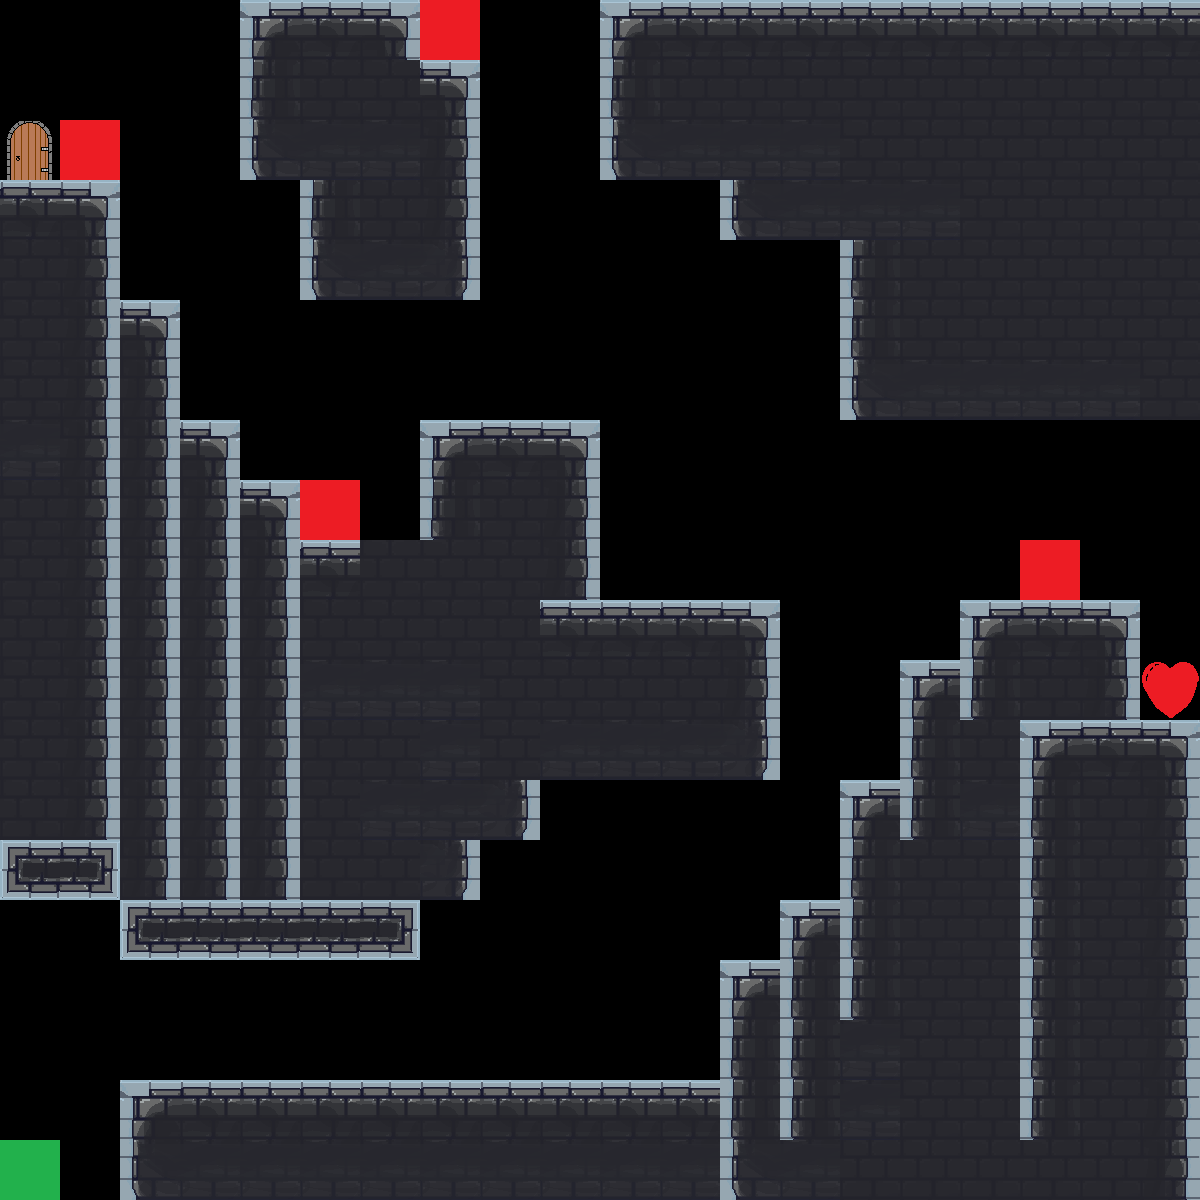

Tiled map render using the project's own tile images. Description and the whole map definition, tile-layer contents included, below:
An orthogonal 20x20 tile map with 60x60 px tiles, 1 tile layer (Слой тайлов 1).

<map version="1.4" tiledversion="1.4.3" orientation="orthogonal" renderorder="right-down" width="20" height="20" tilewidth="60" tileheight="60" infinite="0" nextlayerid="2" nextobjectid="1">
 <tileset firstgid="1" source="stonetileset.tsx" />
 <layer id="1" name="Слой тайлов 1" width="20" height="20">
  <data encoding="csv">
0,0,0,0,8,9,10,2,0,0,8,9,9,9,9,9,9,9,9,9,
0,0,0,0,15,16,16,10,0,0,15,16,16,16,16,16,16,16,16,16,
4,2,0,0,22,23,23,17,0,0,22,23,23,23,16,16,16,16,16,16,
9,10,0,0,0,15,16,17,0,0,0,0,22,23,23,23,16,16,16,16,
16,17,0,0,0,22,23,24,0,0,0,0,0,0,15,16,16,16,16,16,
16,17,10,0,0,0,0,0,0,0,0,0,0,0,15,16,16,16,16,16,
16,17,17,0,0,0,0,0,0,0,0,0,0,0,22,23,23,23,23,16,
23,17,17,10,0,0,0,8,9,10,0,0,0,0,0,0,0,0,0,0,
16,17,17,17,10,2,0,15,16,17,0,0,0,0,0,0,0,0,0,0,
16,17,17,17,17,9,16,16,16,17,0,0,0,0,0,0,0,2,0,0,
16,17,17,17,17,16,16,16,16,9,9,9,10,0,0,0,8,9,10,0,
16,17,17,17,17,23,23,23,16,16,16,16,17,0,0,8,15,16,17,6,
16,17,17,17,17,16,16,23,16,23,23,23,24,0,0,15,16,8,9,10,
16,17,17,17,17,16,23,23,24,0,0,0,0,0,8,15,23,15,16,17,
29,31,17,17,17,16,16,24,0,0,0,0,0,0,15,16,16,15,16,17,
0,0,29,30,30,30,31,0,0,0,0,0,0,8,15,16,16,15,16,17,
0,0,0,0,0,0,0,0,0,0,0,0,8,15,15,16,16,15,16,17,
0,0,0,0,0,0,0,0,0,0,0,0,15,15,23,16,16,15,16,17,
0,0,8,9,9,9,9,9,9,9,9,9,15,15,23,16,16,15,16,17,
3,0,22,23,23,23,23,23,23,23,23,23,22,23,16,16,16,16,16,17
</data>
 </layer>
</map>
